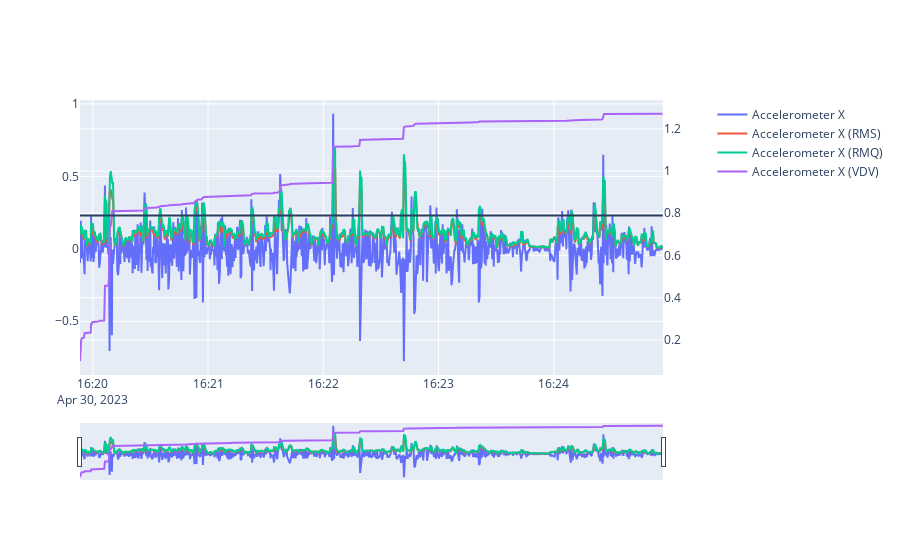

Notebook code for this chart:
### Code cell
def root_mean_quadratic(series):
    return np.mean(series**4) ** (1 / 4)


def root_mean_square(series):
    return np.sqrt(np.mean(series**2))


def vibration_dose_value(series):
    return (series**4).sum() ** (1 / 4)


def calc_running_rms(input_col, output_col):
    df[output_col] = df.rolling("1s", on="timestamp")[input_col].apply(root_mean_square)


def calc_running_rmq(input_col, output_col):
    df[output_col] = df.rolling("1s", on="timestamp")[input_col].apply(
        root_mean_quadratic
    )


def calc_vdv(input_col, output_col):
    df[output_col] = df[input_col].expanding().apply(vibration_dose_value)


calc_running_rms(input_col="_accel_X_t", output_col="_accel_X_rms")
calc_running_rms(input_col="_accel_Y_t", output_col="_accel_Y_rms")
calc_running_rms(input_col="_accel_Z_t", output_col="_accel_Z_rms")
calc_running_rmq(input_col="_accel_X_t", output_col="_accel_X_rmq")
calc_running_rmq(input_col="_accel_Y_t", output_col="_accel_Y_rmq")
calc_running_rmq(input_col="_accel_Z_t", output_col="_accel_Z_rmq")
calc_vdv(input_col="_accel_X_t", output_col="_accel_X_vdv")
calc_vdv(input_col="_accel_Y_t", output_col="_accel_Y_vdv")
calc_vdv(input_col="_accel_Z_t", output_col="_accel_Z_vdv")

accel_x_rms = root_mean_square(df["_accel_X_t"])
accel_y_rms = root_mean_square(df["_accel_Y_t"])
accel_z_rms = root_mean_square(df["_accel_Z_t"])
accel_rms = math.sqrt(accel_x_rms**2 + accel_y_rms**2 + accel_z_rms**2)
print(accel_x_rms, accel_y_rms, accel_z_rms, accel_rms)

fig_rms = make_subplots(specs=[[{"secondary_y": True}]])

fig_rms.add_trace(
    go.Scatter(
        x=df["timestamp"],
        y=df["_accel_X_t"],
        name="Accelerometer X",
    )
)

fig_rms.add_trace(
    go.Scatter(
        x=df["timestamp"],
        y=df["_accel_X_rms"],
        name="Accelerometer X (RMS)",
    )
)


fig_rms.add_trace(
    go.Scatter(
        x=df["timestamp"],
        y=df["_accel_X_rmq"],
        name="Accelerometer X (RMQ)",
    ),
    # secondary_y=True,
)

fig_rms.add_trace(
    go.Scatter(
        x=df["timestamp"],
        y=df["_accel_X_vdv"],
        name="Accelerometer X (VDV)",
    ),
    secondary_y=True,
)

fig_rms.add_hline(y=accel_rms)

fig_rms.update_layout(xaxis=dict(rangeslider=dict(visible=True), type="date"))

fig_rms.show()

### Figure 1 — Plotly figure (JSON) as saved in the notebook; plotly's stock layout.template omitted (floating-point values rounded to 4 significant figures; data arrays with more than 128 entries replaced by an {"elided": "..."} marker saying what was removed)
{"data": [{"name": "Accelerometer X", "type": "scatter", "x": {"elided": "883 str values"}, "y": {"elided": "883 float values"}}, {"name": "Accelerometer X (RMS)", "type": "scatter", "x": {"elided": "883 str values"}, "y": {"elided": "883 float values"}}, {"name": "Accelerometer X (RMQ)", "type": "scatter", "x": {"elided": "883 str values"}, "y": {"elided": "883 float values"}}, {"name": "Accelerometer X (VDV)", "type": "scatter", "x": {"elided": "883 str values"}, "xaxis": "x", "y": {"elided": "883 float values"}, "yaxis": "y2"}], "layout": {"shapes": [{"type": "line", "x0": 0, "x1": 1, "xref": "x domain", "y0": 0.2298, "y1": 0.2298, "yref": "y"}], "xaxis": {"anchor": "y", "domain": [0, 0.94], "rangeslider": {"visible": true}, "type": "date"}, "yaxis": {"anchor": "x", "domain": [0, 1]}, "yaxis2": {"anchor": "x", "overlaying": "y", "side": "right"}}}
